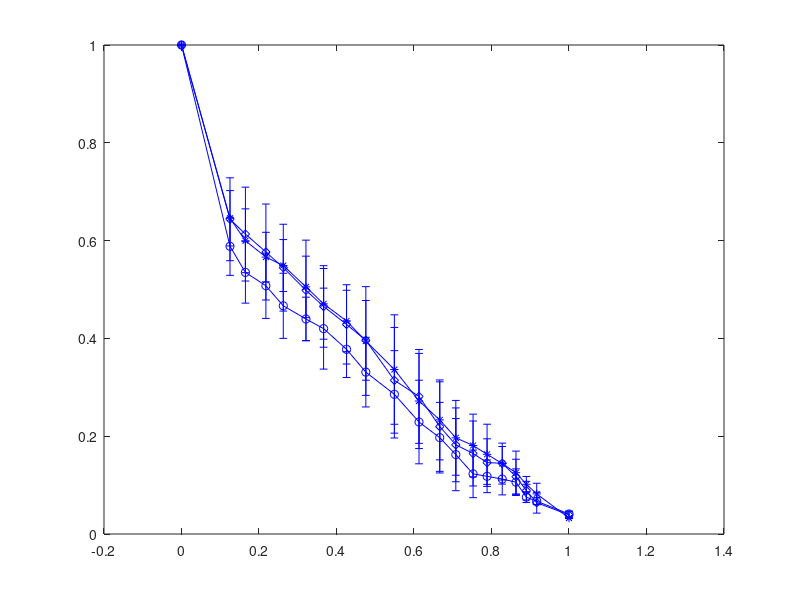

Write the MATLAB code that produced this figure. (Note: this script raises an error after producing the figure.)
% 
%     lapvec(12) = [];
%     heslapvec(12) = []; 
%     harvec(12) = [ ]; 
%     hesvec(12) = []; 
%     harcolor(12) = []; 
%     harcolorb(12) = [];
%     siftvec(12) = [];
%     surfvec(12) = [];
%     harlapvec(12) =[]; 
% 



    %juice = [ 0 50 150 200 250 300 350 500 600 700 800 900 ];
    milk = [ 0 5 10 15 20 25 30 36 42 50 58 66 74 82 90 100 110 120 130 190];
    
    load('IDTValuesFA');
    x = x./max(x);
  
    
    figure;     
    %pt = plot(x,harvec,'b-d',x,hesvec,'r-*',x,lapvec,'y-o',x,harcolor,'g-s',x,harcolorb,'g-.x',x,harlapvec,'k-s',x,heslapvec,'c-o',x,siftvec,'m-x',x,surfvec,'c-.*');
    h = errorbar(x,harvecA,harvecE','b-d');
    hold on;
    
   % set(h, 'MarkerSize', 10, 'MarkerFaceColor', [.3 1 .3],'MarkerEdgeColor', [0 .5 0]);

    h= errorbar(x,hesvecA,hesvecE','b-*')

    errorbar(x,lapvecA,lapvecE','b-o','MarkerSize',2);
    errorbar(x,siftvecA,siftvecE','r--x','MarkerSize',2);
    errorbar(x,surfvecA,surfvecE','r--*','MarkerSize',2);
    errorbar(x,cenpolyA,cenpolyE','g-d','MarkerSize',2);
    errorbar(x,censtarA,censtarE','g-s','MarkerSize',2);
    errorbar(x,kazeg1A,kazeg1E','m-.d','MarkerSize',2);
    errorbar(x,kazeg2A,kazeg1E','m-.o','MarkerSize',2);
    errorbar(x,kazeg3A,kazeg3E','m-.*','MarkerSize',1,'LineWidth',0.1);
    hold off
    %set(gca,'XScale','log'); 
    set(gca, 'XGrid','on');
    set(gca, 'YGrid','on');
    legend1=legend('Harris','Hessian','Laplacian','DoG','FastHes','CenSurPoly','CenSurStar','Kaze G1','Kaze G2','Kaze G3');
    set(legend1,'FontSize',12,'FontName','Courier 10 Pitch');

    title('Photo 1','FontSize',17,'FontName','Courier 10 Pitch');
    ylabel('T_{r}');
    xlabel('SDI / milliliters of milk');
    %set(gca,'Xlabel','Position',[0 -2.0]);
    ylim([0 max([max(harvec),max(hesvec),max(lapvec),max(siftvec),max(surfvec),max(cenpoly),max(kazeg1)])]);
    xlim([0 max(x)]);
    for i=1:20
        xtl{i} = {milk(i);x(i)};
    end


    my_xticklabels(gca,x,xtl);

